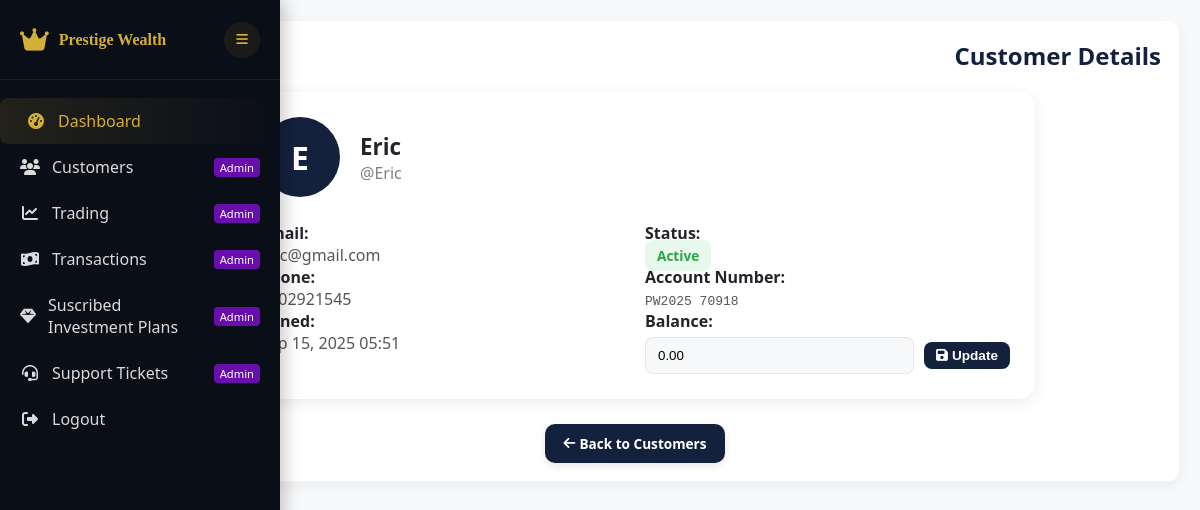
The page /customers/86e942f9-56f8-4732-805d-1e67ce2d2823/ on the database as committed earlier.
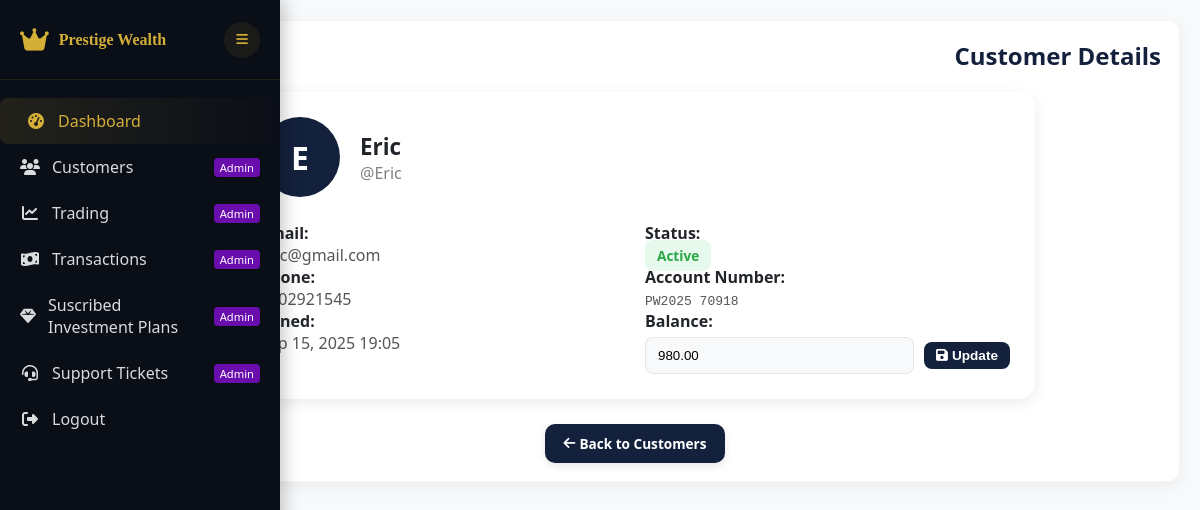
The same page on the database as committed later.
### trade/models/customers.py (models this page shows, shortened)
class Customer(BaseModel):
    agent = models.ForeignKey(
        User, on_delete=models.CASCADE, null=True, blank=True, related_name="chat_agent"
    )
    user = models.ForeignKey(User, on_delete=models.CASCADE)
    image = models.ImageField(null=True, blank=True)
    full_name = models.CharField(max_length=100)
    country_code = models.CharField(max_length=20, null=True, blank=True)
    phone_number = models.CharField(max_length=20, null=True, blank=True)
    referial_code = models.CharField(max_length=100, null=True, blank=True)
    is_active = models.BooleanField(default=True)

### trade/models/accounts.py (models this page shows, shortened)
class Account(BaseModel):
    customer = models.OneToOneField(Customer, on_delete=models.CASCADE, related_name='customer_accounts')
    balance = models.DecimalField(max_digits=11, decimal_places=2, default=0.00)
    account_number = models.CharField(max_length=20, editable=False,unique=True, default=gen_account())

### accounts/models.py (models this page shows, shortened)
class User(AbstractBaseUser):
    username=models.CharField(max_length=100, null=True, blank=True)
    email = models.EmailField(unique=True)
    code = models.CharField(max_length=100, null=True, blank=True)
    is_active = models.BooleanField(default=True)
    date_joined = models.DateTimeField(verbose_name="date joined", auto_now_add=True)
    last_login = models.DateTimeField(verbose_name="last joined", auto_now=True)
    is_admin = models.BooleanField(default=False)
    is_staff = models.BooleanField(default=False)
    is_superuser = models.BooleanField(default=False)
    objects = MyAccountManager()
    USERNAME_FIELD = "email"
    REQUIRED_FIELDS = []
    class Meta:
        verbose_name_plural = "Users"
        ordering = ["-id"]

### trade/views.py (the view)
# urls.py: path("customers/<uuid:customer_id>/", customer_detail, name="customer_detail"),
def customer_detail(request, customer_id):
    customer = get_object_or_404(Customer, id=customer_id)
    account = Account.objects.filter(customer=customer).first()
    if request.method == "POST":
        form = AccountForm(request.POST, instance=account)
        if form.is_valid():
            form.save()
            messages.success(request, "Account balance updated successfully.")
            return redirect("trade:customer_detail", customer.id)
        else:
            messages.error(request, "Failed to update account balance. Please check the value.")
    else:
        form = AccountForm(instance=account)
    context = {
        "customer": customer,
        "account": account,
        "form": form,
    }
    return render(request, "agent/customer_details.html", context)

### trade/forms.py
class AccountForm(forms.ModelForm):
    class Meta:
        model = Account
        fields = ["balance"]
        widgets = {
            "balance": forms.NumberInput(
                attrs={
                    "class": "form-control",
                    "step": "0.01",
                    "min": "0",
                }
            )
        }

### templates/agent/customer_details.html (shortened to what this page needs)
{% extends 'agent/base.html' %}
{% block content %}
<div class="main-content" id="mainContent">
  <div class="data-container">
    <h3 style="margin-bottom:20px; font-size:1.5rem; font-weight:700; color:var(--primary-blue);">
      Customer Details
    </h3>
    <div class="profile-card"
         style="background:#fff; border-radius:16px; padding:25px; box-shadow:0 4px 15px rgba(0,0,0,0.08); max-width:800px; margin:auto;">
      <div style="display:flex; align-items:center; gap:20px; margin-bottom:25px;">
        <div style="width:80px; height:80px; border-radius:50%; background:var(--primary-blue); color:#fff;
                    font-size:2rem; display:flex; align-items:center; justify-content:center; font-weight:700;">
          {{ customer.full_name|first|upper }}
        </div>
        <div>
          <h2 style="margin:0; font-size:1.4rem; font-weight:700;">{{ customer.full_name }}</h2>
          <p style="margin:0; color:gray;">@{{ customer.user.username }}</p>
        </div>
      </div>
      <div style="display:grid; grid-template-columns:1fr 1fr; gap:20px;">
        <div>
          <p><strong>Email:</strong><br><span style="color:#555;">{{ customer.user.email }}</span></p>
          <p><strong>Phone:</strong><br><span style="color:#555;">{{ customer.phone_number|default:"N/A" }}</span></p>
          <p><strong>Joined:</strong><br><span style="color:#555;">{{ customer.created_at|date:"M d, Y H:i" }}</span></p>
        </div>
        <div>
          <p><strong>Status:</strong><br>
            {% if customer.is_active %}
              <span class="status-badge status-active"
                    style="background:#e6f9ec; color:#28a745; padding:6px 12px; border-radius:8px; font-weight:600;">
                Active
              </span>
            {% else %}
              <span class="status-badge status-inactive"
                    style="background:#fde8e8; color:#e74c3c; padding:6px 12px; border-radius:8px; font-weight:600;">
                Inactive
              </span>
            {% endif %}
          </p>
          {% if account %}
          <p><strong>Account Number:</strong><br>
            <span style="color:#555; font-family:monospace;">{{ account.account_number }}</span>
          </p>
          <p><strong>Balance:</strong><br>
            <form method="POST" style="display:flex; align-items:center; gap:10px; margin-top:5px;">
              {{ form.balance }}
              <button type="submit" class="btn-action btn-save"
                      style="padding:6px 12px; border-radius:8px; background:var(--primary-blue); color:#fff; font-weight:600;">
                <i class="fas fa-save"></i> Update
              </button>
            </form>
          </p>
          {% endif %}
        </div>
      </div>
    </div>
    <div style="margin-top:25px; text-align:center;">
      <a href="{% url 'trade:customers' %}"
         class="btn-action btn-back"
         style="padding:10px 18px; border-radius:10px; background:var(--primary-blue);
                color:#fff; text-decoration:none; font-weight:600; box-shadow:0 3px 8px rgba(0,0,0,0.1);">
        <i class="fas fa-arrow-left"></i> Back to Customers
      </a>
    </div>
  </div>
</div>
{% endblock content %}

Rows that differ between the two databases and show on the page:
changed Customer "Eric": created_at "Sep 15, 2025 05:51" → "Sep 15, 2025 19:05"
changed Account "PW2025 70918": balance "0.00" → "980.00"
